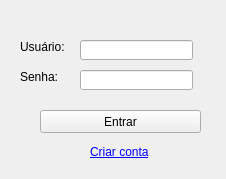
<?xml version="1.0" encoding="UTF-8"?>
<ui version="4.0">
 <class>Form</class>
 <widget class="QWidget" name="Form">
  <property name="geometry">
   <rect>
    <x>0</x>
    <y>0</y>
    <width>226</width>
    <height>179</height>
   </rect>
  </property>
  <property name="windowTitle">
   <string>Login</string>
  </property>
  <widget class="QLabel" name="label">
   <property name="geometry">
    <rect>
     <x>20</x>
     <y>40</y>
     <width>47</width>
     <height>13</height>
    </rect>
   </property>
   <property name="text">
    <string>Usuário:</string>
   </property>
  </widget>
  <widget class="QLabel" name="label_2">
   <property name="geometry">
    <rect>
     <x>20</x>
     <y>70</y>
     <width>47</width>
     <height>13</height>
    </rect>
   </property>
   <property name="text">
    <string>Senha:</string>
   </property>
  </widget>
  <widget class="QLineEdit" name="txt_usuario">
   <property name="geometry">
    <rect>
     <x>80</x>
     <y>40</y>
     <width>113</width>
     <height>20</height>
    </rect>
   </property>
  </widget>
  <widget class="QLineEdit" name="txt_senha">
   <property name="geometry">
    <rect>
     <x>80</x>
     <y>70</y>
     <width>113</width>
     <height>20</height>
    </rect>
   </property>
  </widget>
  <widget class="QPushButton" name="btn_entrar">
   <property name="geometry">
    <rect>
     <x>40</x>
     <y>110</y>
     <width>161</width>
     <height>23</height>
    </rect>
   </property>
   <property name="text">
    <string>Entrar</string>
   </property>
  </widget>
  <widget class="QLabel" name="lbl_mensagem">
   <property name="geometry">
    <rect>
     <x>40</x>
     <y>90</y>
     <width>161</width>
     <height>20</height>
    </rect>
   </property>
   <property name="text">
    <string/>
   </property>
  </widget>
  <widget class="QPushButton" name="btn_cadastro">
   <property name="geometry">
    <rect>
     <x>90</x>
     <y>140</y>
     <width>61</width>
     <height>23</height>
    </rect>
   </property>
   <property name="styleSheet">
    <string notr="true">QPushButton {
    border: none;
    background: transparent;
    color: #0000FF;
    text-decoration: underline;
    text-align: left;
}

QPushButton:hover {
    color: #551A8B;
}

QPushButton:pressed {
    color: #FF0000;
}</string>
   </property>
   <property name="text">
    <string>Criar conta</string>
   </property>
  </widget>
 </widget>
 <resources/>
 <connections/>
</ui>
